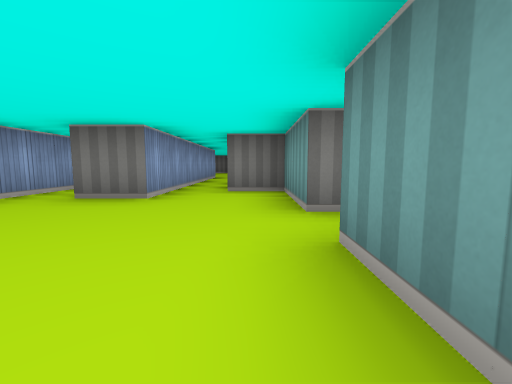
[1] (above)

12 first-person views from a walk through a cub3D maze. The camera is about half as high as the walls, tilts 6° down and sees 90° across. The floor is counted in squares. Each view is taken from the middle of a square. On the plan, view 1 faces up. The plan holds only what a view shows up to about 9 squares ahead; the rest is blank.

[2]
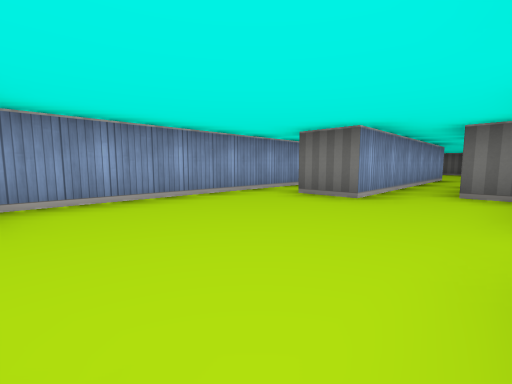

[3]
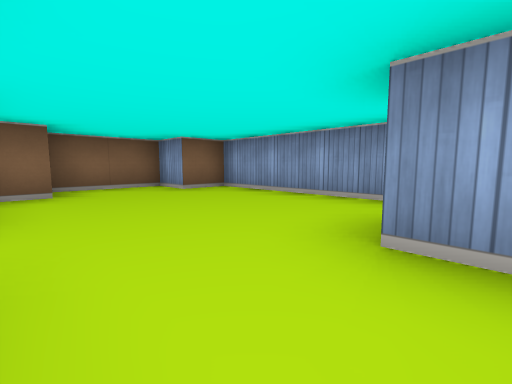

[4]
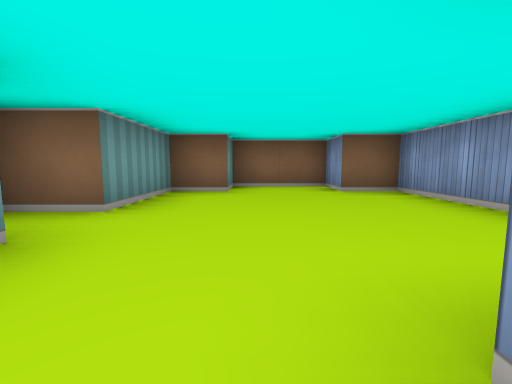

[5]
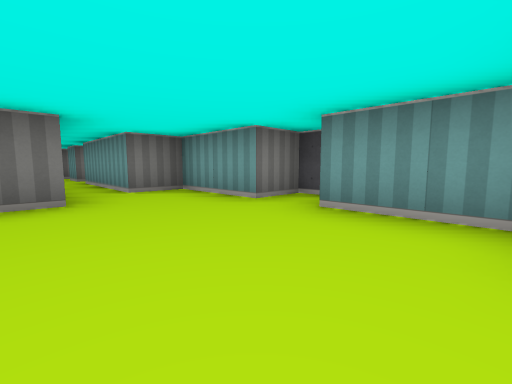

[6]
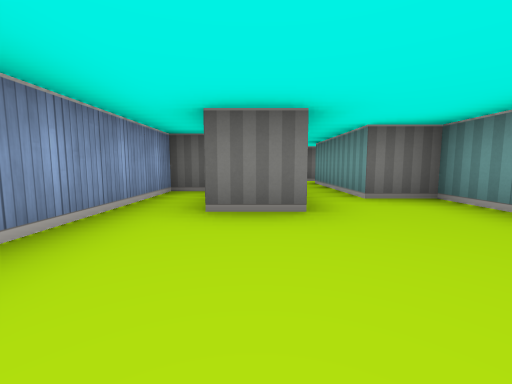

[7]
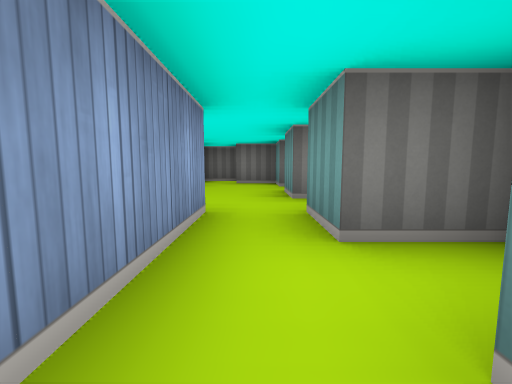

[8]
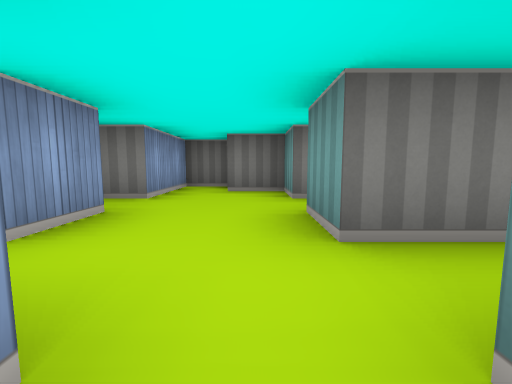

[9]
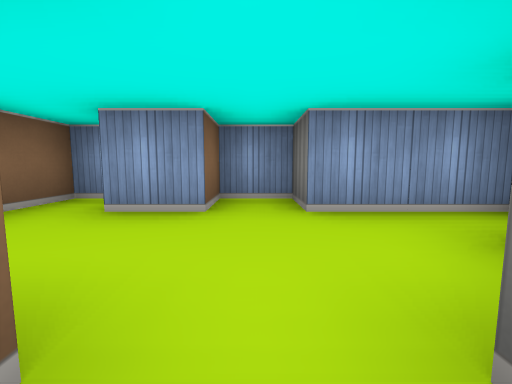

[10]
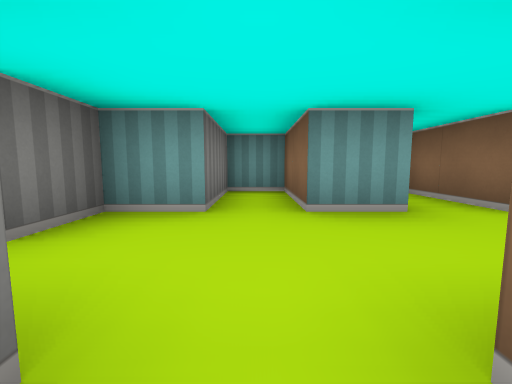

[11]
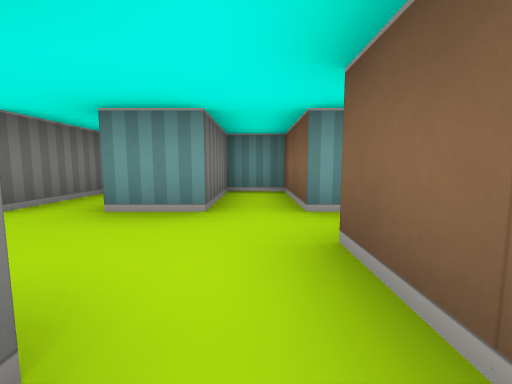

[12]
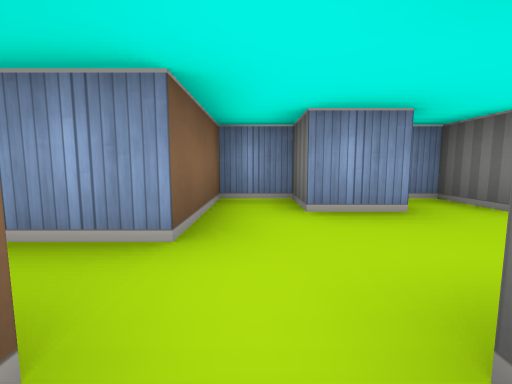

### Floor plan
Ten units are one square. View 1 is at (0, 0); x grows to the right and y downward. Boxes are objects, and circles mark ways between rooms. Rooms are numbered by the first view taken in them; rooms with no view inside come last. Other rooms are left out.
<svg viewBox="-40 -150 60 170">
<path fill="none" stroke="#000" d="M15 -20 15 -25 5 -25 5 -45 -5 -45 -5 -75M-29 -55 -35 -55 -35 5 -25 5 -25 15 -5 15 -5 5 5 5 5 -15 15 -15M-15 -75 -15 -35 -25 -35M6 -85 -5 -85 -5 -95 15 -95 15 -105 -5 -105M-25 -105 -35 -105 -35 -95 -15 -95 -15 -75M-5 -105 -5 -115 15 -115 15 -125 -5 -125 -5 -135 -15 -135M-15 -145 -25 -145 -25 -125 -35 -125 -35 -115 -25 -115 -25 -105"/>
<circle cx="-10" cy="-70" r="3" fill="#2a7"/>
<circle cx="-15" cy="-110" r="3" fill="#2a7"/>
<text x="-10" y="-20">1</text>
<text x="-10" y="-90">2</text>
<text x="-10" y="-120">3</text>
</svg>
Room 1 opens to room 2. Room 2 opens to room 3.

Where each view was taken, in squares from view 1:
view 1: 0 up, 0 right, facing up
view 2: 0 up, 0 right, facing up-left
view 3: 4 up, 0 right, facing down-left
view 4: 4 up, 1 left, facing down
view 5: 0 up, 2 left, facing up-right
view 6: 1 up, 2 left, facing up
view 7: 7 up, 1 left, facing up
view 8: 9 up, 1 left, facing up
view 9: 12 up, 0 right, facing left
view 10: 12 up, 3 left, facing right
view 11: 10 up, 3 left, facing right
view 12: 10 up, 0 right, facing left
